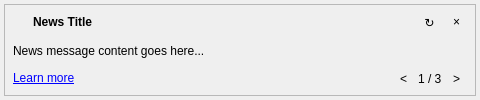
<?xml version="1.0" encoding="UTF-8"?>
<ui version="4.0">
 <class>WidgetNews</class>
 <widget class="QWidget" name="WidgetNews">
  <property name="geometry">
   <rect>
    <x>0</x>
    <y>0</y>
    <width>480</width>
    <height>100</height>
   </rect>
  </property>
  <property name="sizePolicy">
   <sizepolicy hsizetype="Preferred" vsizetype="Maximum">
    <horstretch>0</horstretch>
    <verstretch>0</verstretch>
   </sizepolicy>
  </property>
  <property name="windowTitle">
   <string>News</string>
  </property>
  <layout class="QVBoxLayout" name="verticalLayout">
   <property name="leftMargin">
    <number>4</number>
   </property>
   <property name="topMargin">
    <number>4</number>
   </property>
   <property name="rightMargin">
    <number>4</number>
   </property>
   <property name="bottomMargin">
    <number>4</number>
   </property>
   <property name="spacing">
    <number>2</number>
   </property>
   <item>
    <widget class="QFrame" name="news_frame">
     <property name="frameShape">
      <enum>QFrame::StyledPanel</enum>
     </property>
     <property name="frameShadow">
      <enum>QFrame::Raised</enum>
     </property>
     <layout class="QVBoxLayout" name="news_frame_layout">
      <property name="leftMargin">
       <number>8</number>
      </property>
      <property name="topMargin">
       <number>6</number>
      </property>
      <property name="rightMargin">
       <number>8</number>
      </property>
      <property name="bottomMargin">
       <number>6</number>
      </property>
      <property name="spacing">
       <number>4</number>
      </property>
      <item>
       <layout class="QHBoxLayout" name="header_layout">
        <item>
         <widget class="QLabel" name="news_icon_label">
          <property name="minimumSize">
           <size>
            <width>16</width>
            <height>16</height>
           </size>
          </property>
          <property name="maximumSize">
           <size>
            <width>16</width>
            <height>16</height>
           </size>
          </property>
          <property name="text">
           <string/>
          </property>
         </widget>
        </item>
        <item>
         <widget class="QLabel" name="news_title_label">
          <property name="sizePolicy">
           <sizepolicy hsizetype="Expanding" vsizetype="Preferred">
            <horstretch>1</horstretch>
            <verstretch>0</verstretch>
           </sizepolicy>
          </property>
          <property name="font">
           <font>
            <bold>true</bold>
           </font>
          </property>
          <property name="text">
           <string>News Title</string>
          </property>
          <property name="wordWrap">
           <bool>true</bool>
          </property>
         </widget>
        </item>
        <item>
         <widget class="QToolButton" name="refresh_button">
          <property name="toolTip">
           <string>Refresh news</string>
          </property>
          <property name="text">
           <string>↻</string>
          </property>
          <property name="autoRaise">
           <bool>true</bool>
          </property>
         </widget>
        </item>
        <item>
         <widget class="QToolButton" name="dismiss_button">
          <property name="toolTip">
           <string>Dismiss this news item</string>
          </property>
          <property name="text">
           <string>×</string>
          </property>
          <property name="autoRaise">
           <bool>true</bool>
          </property>
         </widget>
        </item>
       </layout>
      </item>
      <item>
       <widget class="QLabel" name="news_message_label">
        <property name="text">
         <string>News message content goes here...</string>
        </property>
        <property name="wordWrap">
         <bool>true</bool>
        </property>
       </widget>
      </item>
      <item>
       <layout class="QHBoxLayout" name="footer_layout">
        <item>
         <widget class="QLabel" name="news_link_label">
          <property name="text">
           <string>&lt;a href=&quot;#&quot;&gt;Learn more&lt;/a&gt;</string>
          </property>
          <property name="openExternalLinks">
           <bool>true</bool>
          </property>
         </widget>
        </item>
        <item>
         <spacer name="footer_spacer">
          <property name="orientation">
           <enum>Qt::Horizontal</enum>
          </property>
          <property name="sizeHint" stdset="0">
           <size>
            <width>40</width>
            <height>20</height>
           </size>
          </property>
         </spacer>
        </item>
        <item>
         <widget class="QToolButton" name="prev_button">
          <property name="toolTip">
           <string>Previous news item</string>
          </property>
          <property name="text">
           <string>&lt;</string>
          </property>
          <property name="autoRaise">
           <bool>true</bool>
          </property>
         </widget>
        </item>
        <item>
         <widget class="QLabel" name="news_counter_label">
          <property name="text">
           <string>1 / 3</string>
          </property>
         </widget>
        </item>
        <item>
         <widget class="QToolButton" name="next_button">
          <property name="toolTip">
           <string>Next news item</string>
          </property>
          <property name="text">
           <string>&gt;</string>
          </property>
          <property name="autoRaise">
           <bool>true</bool>
          </property>
         </widget>
        </item>
       </layout>
      </item>
     </layout>
    </widget>
   </item>
  </layout>
 </widget>
 <resources/>
 <connections/>
</ui>
